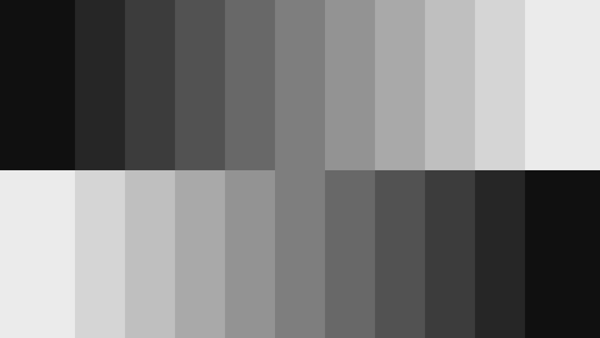
#> input picture image processing tasks/graygrid.png, 600 x 338 px
$ python test.py
#> lines starting #> are read from the running program, lines starting #| are printed output that depends on the picture; after the words box and inside, x2 and y2 are one past the last pixel; in counts of white or black regions, pixels touching at a corner belong together
#task 4  - Adaptive mean threshholding
import cv2
import matplotlib.pyplot as plt
import numpy as np

bef_img = cv2.imread("graygrid.png", cv2.IMREAD_GRAYSCALE)
#> bef_img is the input picture: shape (338, 600); min 6, max 245, mean 125.5
thresh_img = np.zeros( (bef_img.shape[0] ,bef_img.shape[1]) ,dtype = np.uint8)
thresh_img = cv2.adaptiveThreshold(bef_img,255,cv2.ADAPTIVE_THRESH_MEAN_C,cv2.THRESH_BINARY,11,2)
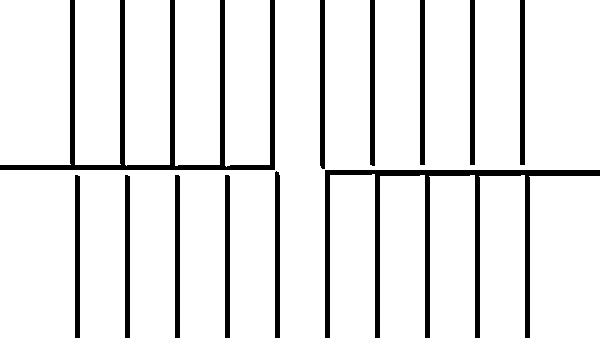
#> thresh_img: shape (338, 600); 90.5% white; 12 black regions, largest, box (x1, y1, x2, y2) and area: (325, 170, 600, 338) 5635, (0, 0, 275, 170) 5488, (320, 0, 325, 169) 841

plt.subplot(1,2,1) , plt.imshow(bef_img,'gray') , plt.title("original")
plt.xticks([]),plt.yticks([])
plt.subplot(1,2,2) , plt.imshow(thresh_img,'gray') , plt.title("mean adaptive threshed")
plt.xticks([]),plt.yticks([])
plt.show()
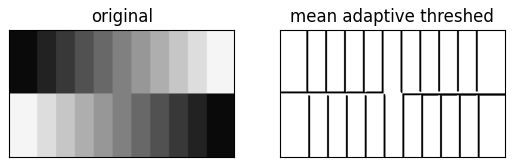
#> figure drawn by matplotlib, 2 panels
#ors
